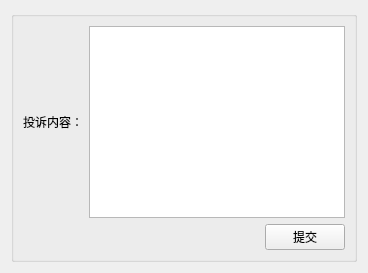
     <widget class="QWidget" name="tab2">
      <attribute name="title">
       <string>投诉</string>
      </attribute>
      <layout class="QGridLayout" name="gridLayout_2">
       <item row="0" column="0">
        <widget class="QGroupBox" name="groupBox">
         <property name="title">
          <string/>
         </property>
         <layout class="QGridLayout" name="gridLayout_6">
          <item row="0" column="0">
           <layout class="QVBoxLayout" name="verticalLayout">
            <item>
             <layout class="QHBoxLayout" name="horizontalLayout">
              <item>
               <widget class="QLabel" name="label">
                <property name="text">
                 <string>投诉内容：</string>
                </property>
               </widget>
              </item>
              <item>
               <widget class="QTextEdit" name="complaintEdit"/>
              </item>
             </layout>
            </item>
            <item>
             <layout class="QHBoxLayout" name="horizontalLayout_2">
              <item>
               <spacer name="horizontalSpacer">
                <property name="orientation">
                 <enum>Qt::Horizontal</enum>
                </property>
                <property name="sizeHint" stdset="0">
                 <size>
                  <width>40</width>
                  <height>20</height>
                 </size>
                </property>
               </spacer>
              </item>
              <item>
               <widget class="QPushButton" name="complaintSubmitBtn">
                <property name="text">
                 <string>提交</string>
                </property>
               </widget>
              </item>
             </layout>
            </item>
           </layout>
          </item>
         </layout>
        </widget>
       </item>
      </layout>
     </widget>
